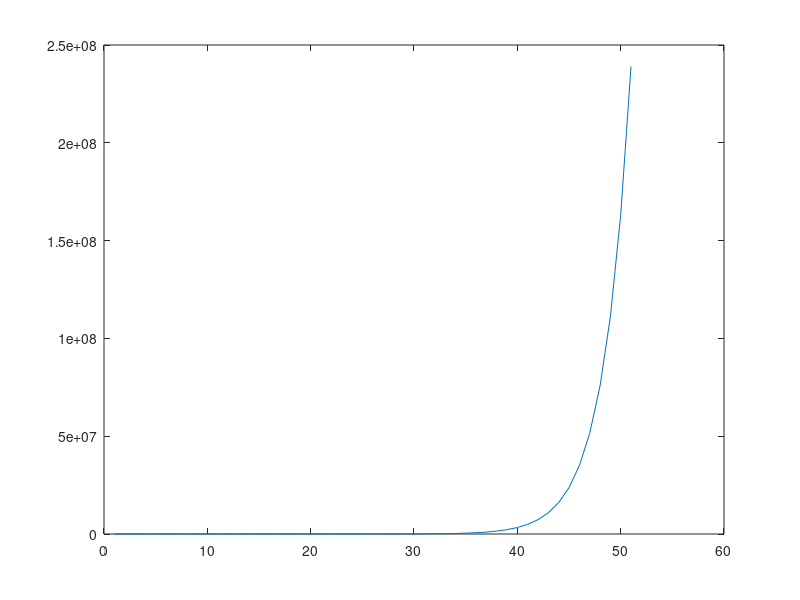

MATLAB code to generate this figure:
x1 = 1;
x2 = 20;
m = 50;
r = 5;
dx = (x2-x1)/m;
array = zeros(2,m);
i = 0;
for x = x1 : dx : x2
    i = i +1;
    array(1, i) = cosh(x);
    result = 1;
    for k = (1:r)
    result = result + x^(2*k) / factorial(2*k);
    end
    array(2,i) = result;
end
plot(abs(array(1, : ) - array(2, : )));